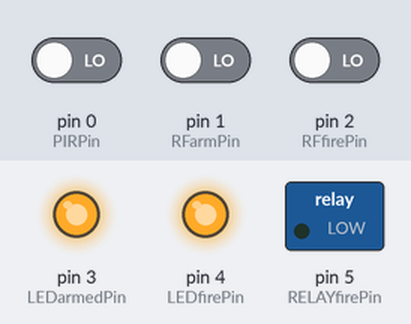
Bench run of a sketch on a simulated Arduino Uno, built with avr-gcc and run on an emulated ATmega328P. Shown: switched loads named in the sketch (green lamp = pin HIGH), output pins drawn as LEDs (lit = HIGH). Inputs (shaded band) come from the test bench; at power-on: pin 1 (RFarmPin) LOW, pin 2 (RFfirePin) LOW, pin 0 (PIRPin) LOW.

Above: at 1.2 s.
1.3 s: pin 1 (RFarmPin) driven HIGH
At 1.7 s:
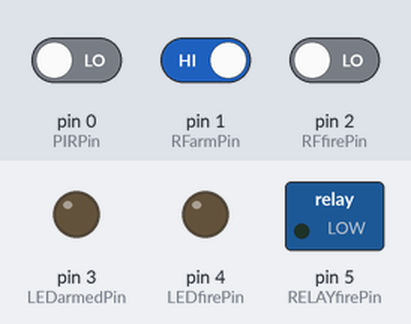
2.8 s: pin 2 (RFfirePin) driven HIGH
At 5.2 s:
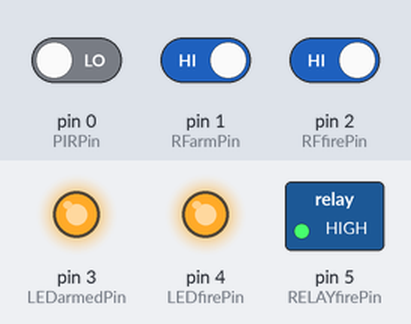
5.8 s: pin 2 (RFfirePin) driven LOW
At 8.5 s:
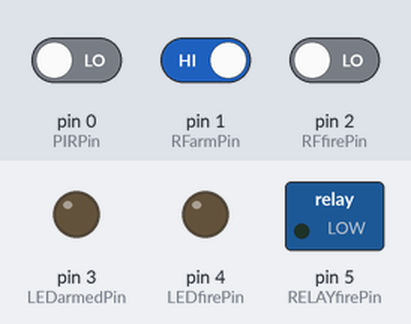
8.8 s: pin 1 (RFarmPin) driven LOW
At 11.2 s:
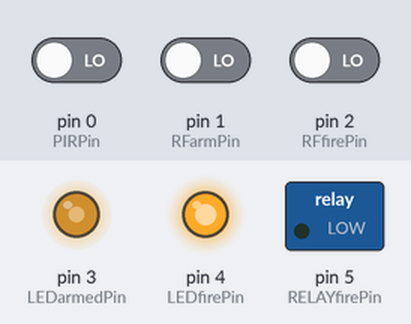
11.8 s: pin 0 (PIRPin) driven HIGH
At 13.0 s:
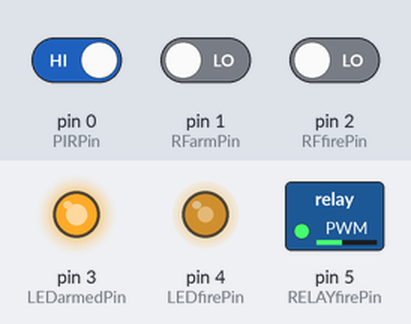
13.3 s: pin 0 (PIRPin) driven LOW
At 14.7 s:
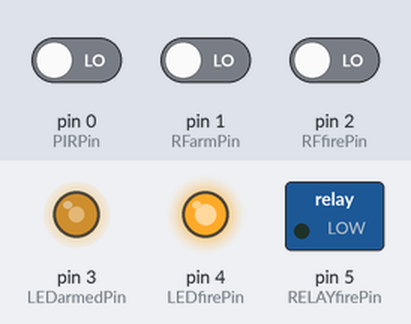
Timing chart, 0 to 15.8 s (numbered marks = the images above; inputs shaded):
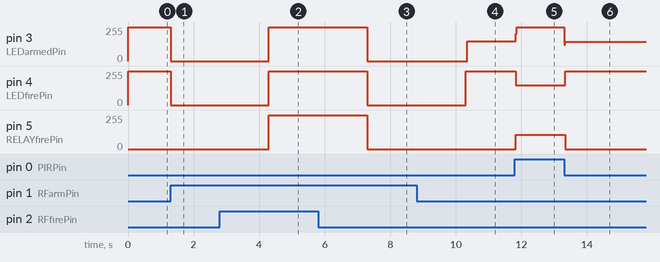

The sketch:

Movement_Detector.ino
```cpp
int PIRPin = 0;
int RFarmPin = 1;
int RFfirePin = 2;
int LEDarmedPin = 3;
int LEDfirePin = 4;
int RELAYfirePin = 5;
int ARMED = 0; //Set to Un-Armed

void setup()
{
  pinMode(PIRPin, INPUT);
  pinMode(RFarmPin, INPUT);
  pinMode(RFfirePin, INPUT);
  pinMode(LEDarmedPin, OUTPUT);
  pinMode(LEDfirePin, OUTPUT);
  pinMode(RELAYfirePin, OUTPUT);
  digitalWrite(RELAYfirePin,LOW);
  digitalWrite(LEDfirePin,HIGH);
  digitalWrite(LEDarmedPin,HIGH);
}

void loop()
{
  if (digitalRead(RFarmPin) == HIGH) //Was the Arm button pressed?
  {
    switch (ARMED) {
    case 0: //Is Un-Armed
      //If Un-Armed, set ARMED to 1 when Arm button is pressed
      ARMED = 1; //Set to Armed
      digitalWrite(LEDfirePin,LOW);
      digitalWrite(LEDarmedPin,LOW);
      delay(3000);                  // waits for 3 seconds
      break;
    case 1: //Is Armed
      //If Armed, set ARMED to 0 when Arm button is pressed
      ARMED = 0; //Set to Un-Armed
      digitalWrite(LEDfirePin,HIGH);
      digitalWrite(LEDarmedPin,HIGH);
      delay(3000);                  // waits for 3 seconds
      break;
    //default:
    }
  }
  if (ARMED == 1)
  {
    //Power on motion detection
    if (digitalRead(PIRPin) == HIGH)
    {
      //Motion detected, FIRE
      digitalWrite(RELAYfirePin,HIGH);
      digitalWrite(LEDfirePin,LOW);
      digitalWrite(LEDarmedPin,HIGH);
    }
    else
    {
      //No Motion detected
      digitalWrite(RELAYfirePin,LOW);
      digitalWrite(LEDfirePin,HIGH);
      digitalWrite(LEDarmedPin,LOW);
    }
  }
  if (digitalRead(RFfirePin) == HIGH) //Was the Fire button pressed?
  {
    //Remote Fire is pressed.
    digitalWrite(RELAYfirePin,HIGH);
    digitalWrite(LEDfirePin,LOW);
    digitalWrite(LEDarmedPin,LOW);
  }
  else
  {
    //Remote Fire not pressed.
    digitalWrite(RELAYfirePin,LOW);
    digitalWrite(LEDfirePin,HIGH);
    digitalWrite(LEDarmedPin,HIGH);
  }
}
```

Measured:
- after the input at 1.3 s, pin 3 (LEDarmedPin), pin 4 (LEDfirePin): 255/255 → 0/255 at once
- after the input at 2.8 s, pin 5 (RELAYfirePin): 0/255 → 255/255 after 1.5 s
- after the input at 5.8 s, pin 5 (RELAYfirePin): 255/255 → 0/255 after 1.5 s
- after the input at 8.8 s, pin 3 (LEDarmedPin): 0/255 → 150/255 after 1.5 s
- after the input at 11.8 s, pin 3 (LEDarmedPin): 150/255 → 255/255 at once; pin 4 (LEDfirePin): 255/255 → 148/255 at once; pin 5 (RELAYfirePin): 0/255 → 107/255 at once
- after the input at 13.3 s, pin 3 (LEDarmedPin): 255/255 → 146/255 at once; pin 4 (LEDfirePin): 148/255 → 255/255 at once; pin 5 (RELAYfirePin): 107/255 → 0/255 at once
